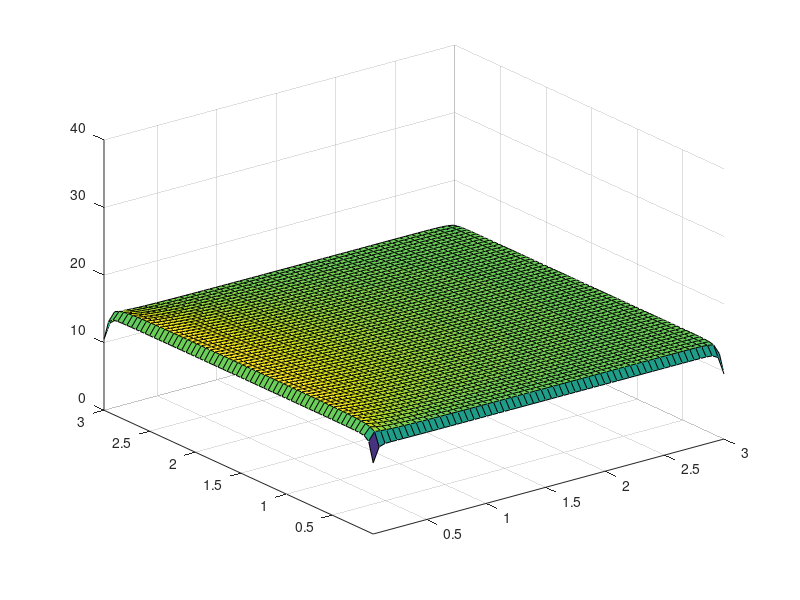

MATLAB code for this plot:
clear;
clc;

% 设置房间参数
Lx = 3;
Ly = 3;
Lwall = 0.2;
time = 1;

% 设置空间步长和时间步长
dx = 0.05;
dy = 0.05;
dt = 0.0001;

% 矩阵设置
x = 0:dx:Lx+2*Lwall+0.05;
y = 0:dy:Ly+2*Lwall+0.05;
t = 0:dt:time;
wall = 0:dx:Lwall;

lengthx = Lx/dx;
lengthy = Ly/dy;

%设置系数矩阵
Ax = (-2*eye(lengthx)+diag(ones(1,lengthx-1),1) + diag(ones(1,lengthx-1),-1));
Ay = (-2*eye(lengthy)+diag(ones(1,lengthy-1),1) + diag(ones(1,lengthy-1),-1));



% 设置初始条件
t0 = 10;    % 初始室温
T0 = t0*ones(length(x),length(y));


% 设置边界条件
top = 18; % 第一类边界条件,开空调
bottom = 18;
left = 18;
right = 18;

alpha = 2.26;   % 空气热扩散系数
q2 = 9;

T = T0;
% 设置室内温度
indoor = T(length(wall):length(x)-length(wall)-1,length(wall)+1:length(y)-length(wall));
indoor_before = indoor;
indoorx = 0.05:dx:Lx;
indoory = 0.05:dy:Ly;

% 生成网格采样点
[Y,X] = meshgrid(indoory,indoorx);

for n = 1:length(t)-1

    % 边界条件
    T(:,1) = left;
    T(:,length(x)) = right;
    T(1,:) = top;
    T(length(y),:) = bottom;   

    % 冬天
    % 墙壁隔热
    q = (left - indoor(:,1))/Lwall;
    indoor(:,1) = indoor_before(:,1) + q*dx;

    q = (right - indoor(:,lengthx))/Lwall;
    indoor(:,lengthx) = indoor_before(:,lengthx) + q*dx;

    q = (bottom - indoor(lengthy,:))/Lwall;
    indoor(lengthy,:) = indoor_before(lengthy,:) + q*dx;

     q = (top - indoor(1,:))/Lwall+q2;
    indoor(1,:) = indoor_before(1,:) + q*dx;

    % 室内热传导
    indoor = indoor + alpha*(1/dx^2*Ax*indoor + 1/dy^2*indoor*Ay)*dt;
   
    % 夏天
%     % 室内热传导
%     indoor = indoor + alpha*(1/dx^2*Ax*indoor + 1/dy^2*indoor*Ay)*dt;
% 
%     % 墙壁隔热
%     q = (left - indoor(:,1))/Lwall;
%     indoor(:,1) = indoor_before(:,1) + q*dx;
% 
%     q = (right - indoor(:,lengthx))/Lwall;
%     indoor(:,lengthx) = indoor_before(:,lengthx) + q*dx;
% 
%     q = (bottom - indoor(lengthy,:))/Lwall;
%     indoor(lengthy,:) = indoor_before(lengthy,:) + q*dx;
% 
%      q = (top - indoor(1,:))/Lwall+q2;
%     indoor(1,:) = indoor_before(1,:) + q*dx;
% 
% 
    indoor_before = indoor;


    T(length(wall):length(x)-length(wall)-1,length(wall)+1:length(y)-length(wall)) = indoor;

    % 生成实时图像
%     surf(X,Y,indoor)
%     axis([x(1) x(end) y(1) y(end) 0 40])
%     getframe;
%      
end
    
    surf(X,Y,indoor)
    axis([indoorx(1) indoorx(end) indoory(1) indoory(end) 0 40])

